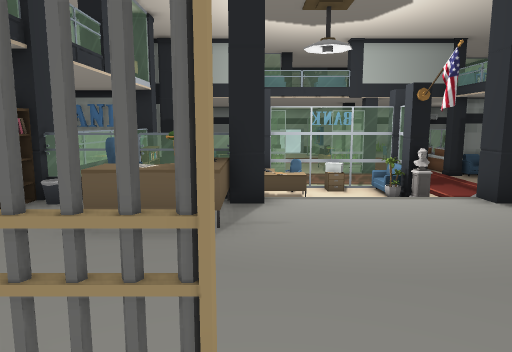
View 1 (above)

24 first-person views from a walk through a Unity game level. The camera is 1.5 m above the floor, tilts 8° down and sees 70° across. Doors are open. The floor is counted in squares, 1 m on a side. Each view is taken from the middle of a square. On the plan, view 1 faces up. The plan holds only what a view shows up to about 16 squares ahead; the rest is blank. The place goes on beyond the plan. The player character is not drawn. Some surface patterns are stand-ins.

View 2
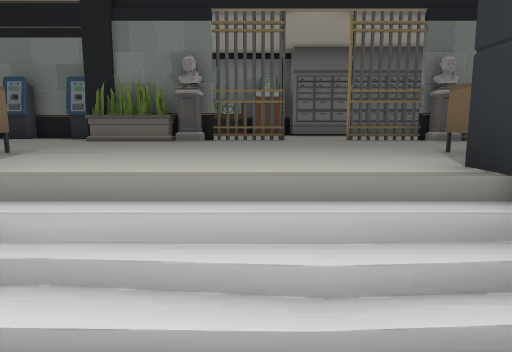

View 3
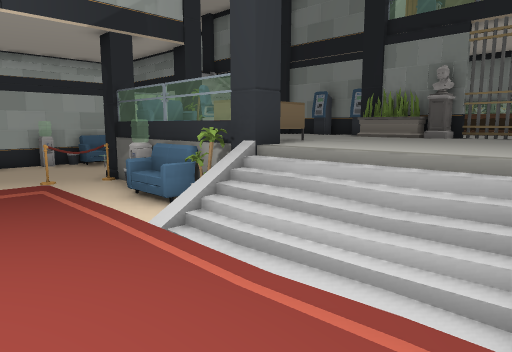

View 4
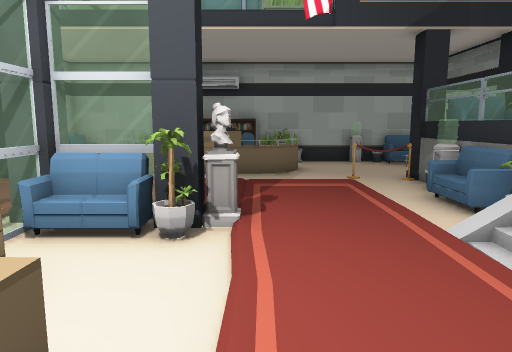

View 5
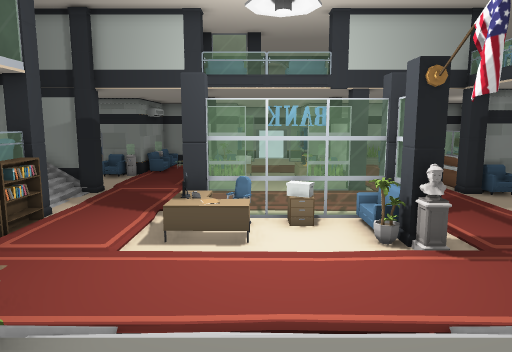

View 6
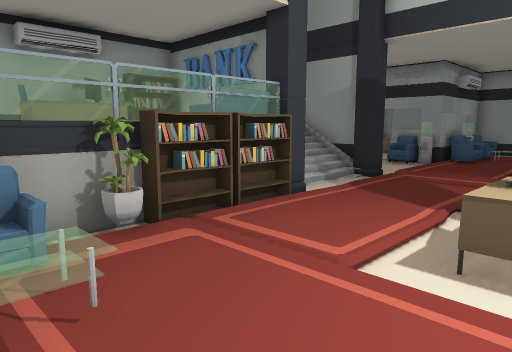

View 7
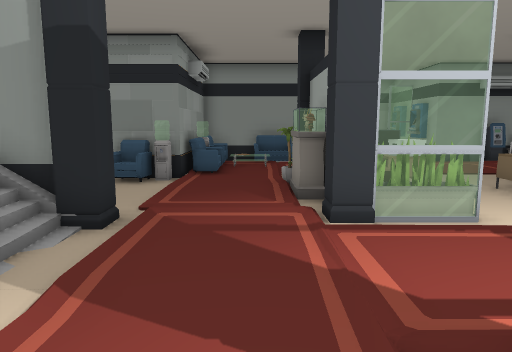

View 8
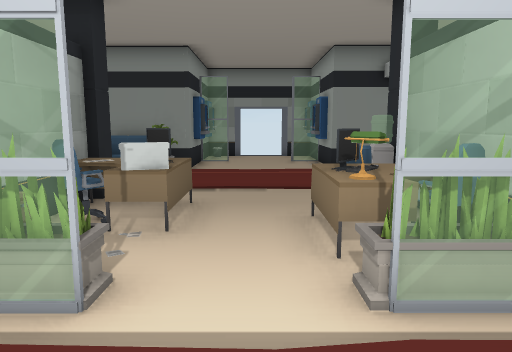

View 9
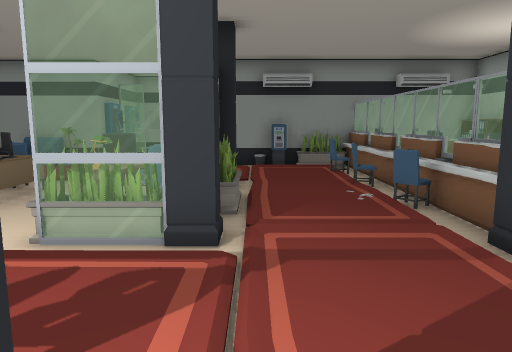

View 10
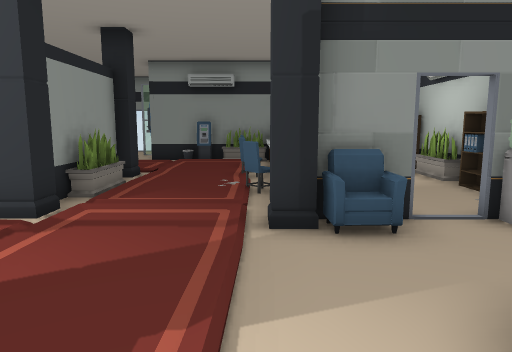

View 11
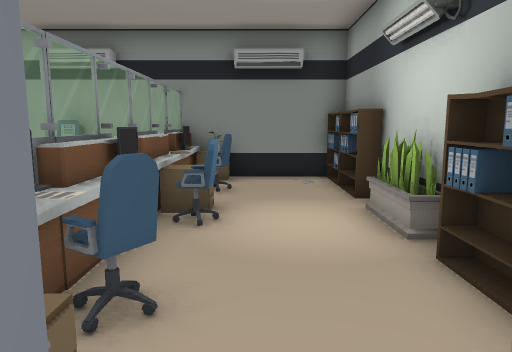

View 12
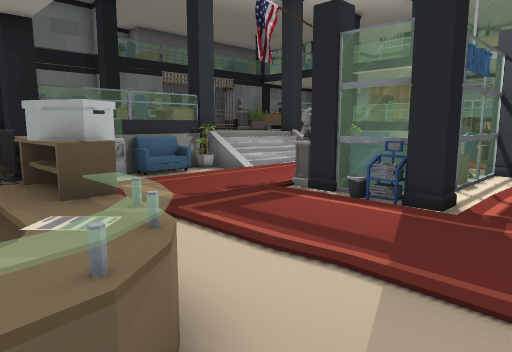

View 13
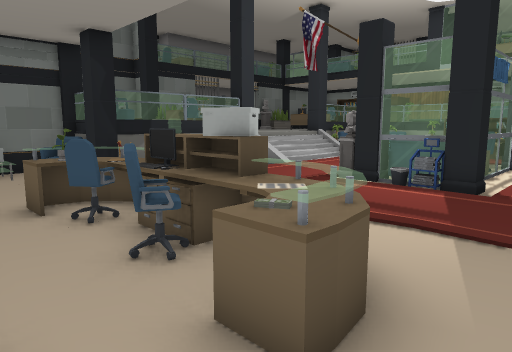

View 14
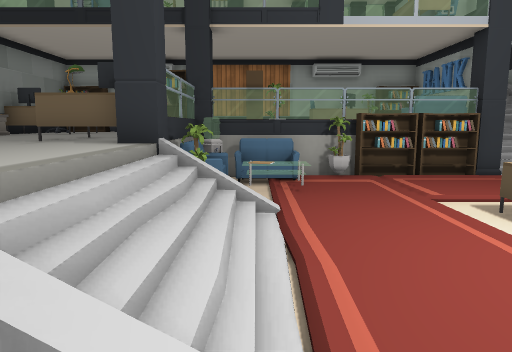

View 15
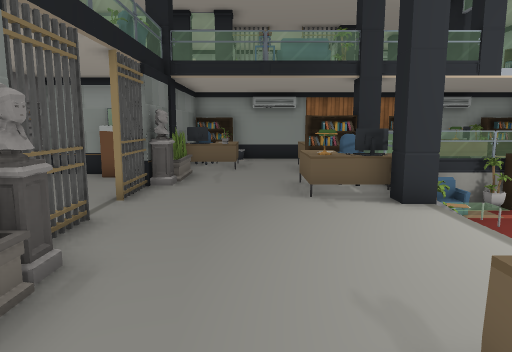

View 16
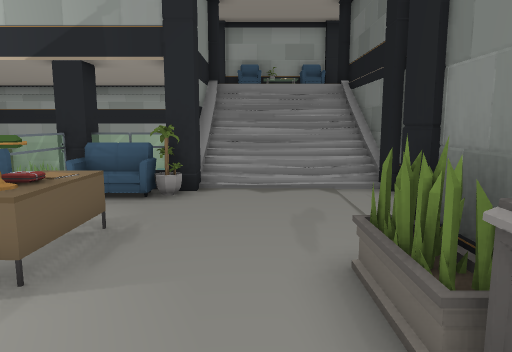

View 17
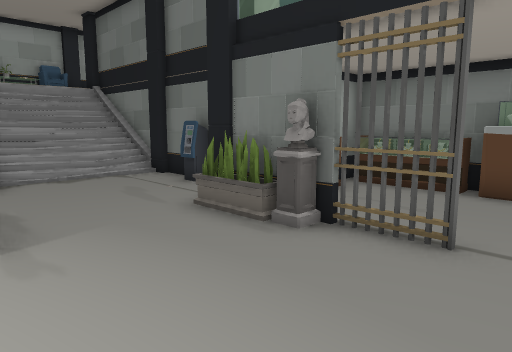

View 18
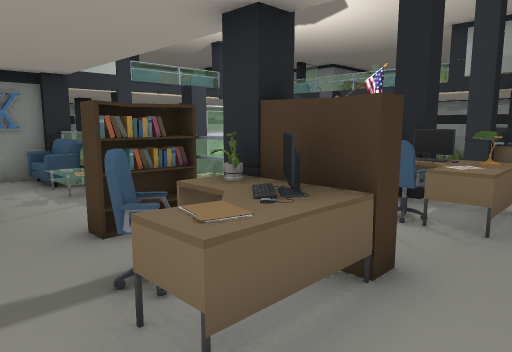

View 19
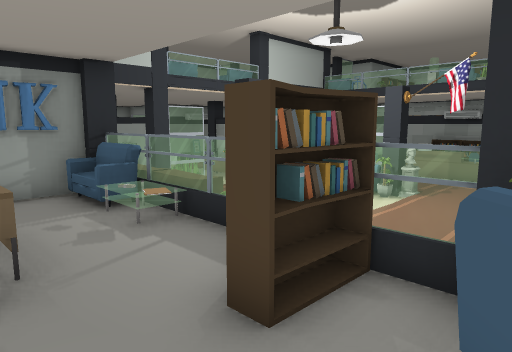

View 20
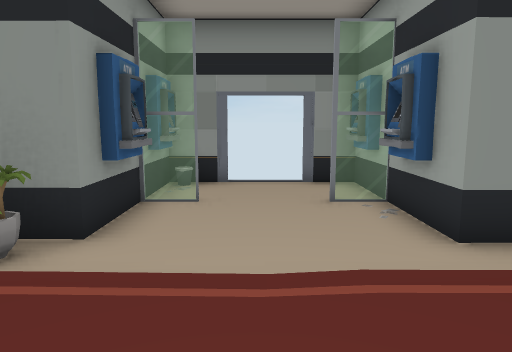

View 21
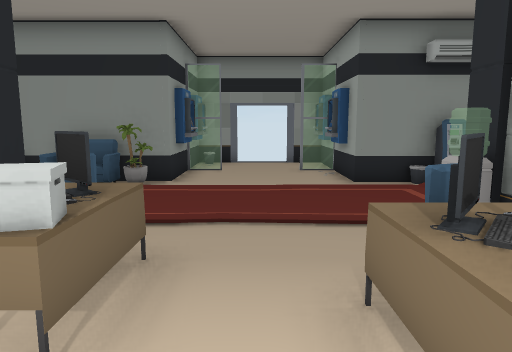

View 22
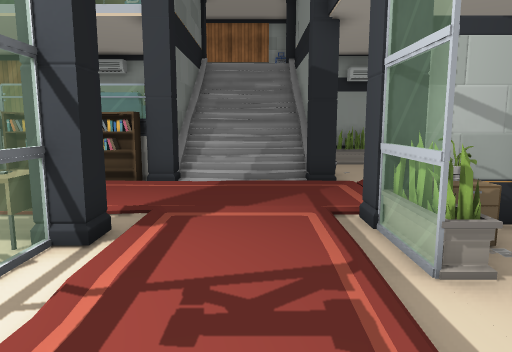

View 23
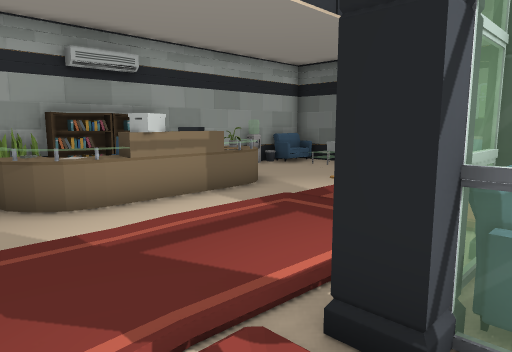

View 24
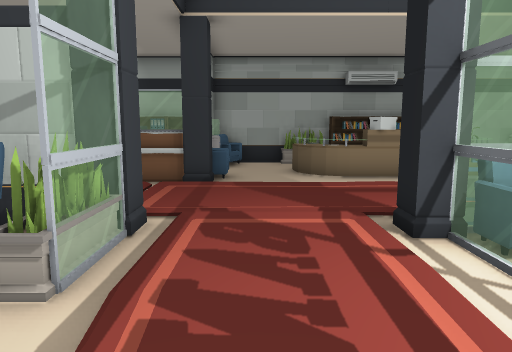

### Floor plan
Key: @ floor where view 1 was taken; # wall or solid block; x gap in a wall; . main floor; : floor 0.25 m higher than the main floor; + floor 1.25 m higher than the main floor; * floor 2.75 m higher than the main floor; % floor 3.25 m higher than the main floor; & floor 4 m higher than the main floor; / step, stairs or slope; D open door; = window, fence, low wall or low ledge; P pillar; S sofa; H shelf; E desk; C computer; L plant; R railing; T thing the floor can be seen under or through; M cash machine; W water cooler; I sign; U rug; A drawers; O other object.
Columns run from 12 left of view 1 to 18 right of it. Each row starts with its distance up from view 1.
 35              #x  ##
 34              #....#
 33              M...M#
 32              O...O#
 31              M...M#
 30         #####.DDD.##########
 29         #=SSL.DDD.. MLLAO..H
 28         S//.       /::.C...H#
 27         O//.       /::OEO..H#
 26         S/:.  ..   /::.E....#
 25       S##/:UPO....P/::EAA..L#
 24        W/::.ECE..W#/::.C...L#
 23        ./::LECC.EO#/::/E...H#
 22    L.  ./::POOO.C #/::OOO..H#
 21    #..../::.L...EE#/::/OA.H #
 20 O### # P/::PLL..LLP/::P#S..
 19  ////////::/......./::.PS.=S
 18  ////////::/ .   . /::......
 17  ////////::/   .   /::...E..
 16 /######P/::/P.....P/::..EE.
 15 O OH+++SH::/PEOOOOS/::/.O..L
 14    O ++/H::/CCE..OS/::/.OO.H
 13    O ++/H::/EE...LP/::/.C..H
 12      =+RL::/.:::::::::..EO.L
 11      EDD::::::::::::::..EL.
 10      +++S:O:::::::::::..DD.
  9      +HLR.O///////.....ODD.
  8      +++W=S##////#LOW/O#...W#
  7     ++ELR++RP++++POOO+PP... #
  6     +ECC++EC+++++ECE++SS.O.S
  5     ++++++EE++++++EE++LP####P P
  4    ++++++++++++++++++++/=*#PP S
  3    #+EOE++++++++P++++++//*%&  #
  2    HDEC+LLP+++++L++++++//*%&
  1    ####PP##xDDTTT#P++++//*%&  #
  0         O+++@++++O#MM##P####P P
 -1        #+++++++++ =   PP    P
 -2        #++++++++++
 -3         OOOOOOOOOOIIII
 -4              #####

Positions as (right, up) in squares from view 1, and headings:
1: (0, 0), facing up
2: (2, 10), facing down
3: (0, 12), facing down-right
4: (0, 12), facing right
5: (2, 5), facing up
6: (1, 9), facing up-left
7: (-2, 14), facing up
8: (3, 17), facing up
9: (7, 15), facing up
10: (10, 14), facing up
11: (13, 19), facing up
12: (13, 18), facing down-left
13: (15, 18), facing down-left
14: (6, 9), facing left
15: (7, 4), facing left
16: (2, 3), facing right
17: (0, 6), facing down-right
18: (-8, 4), facing up-right
19: (-8, 7), facing up-right
20: (3, 25), facing up
21: (3, 20), facing up
22: (5, 18), facing left
23: (5, 18), facing down-right
24: (1, 18), facing right
